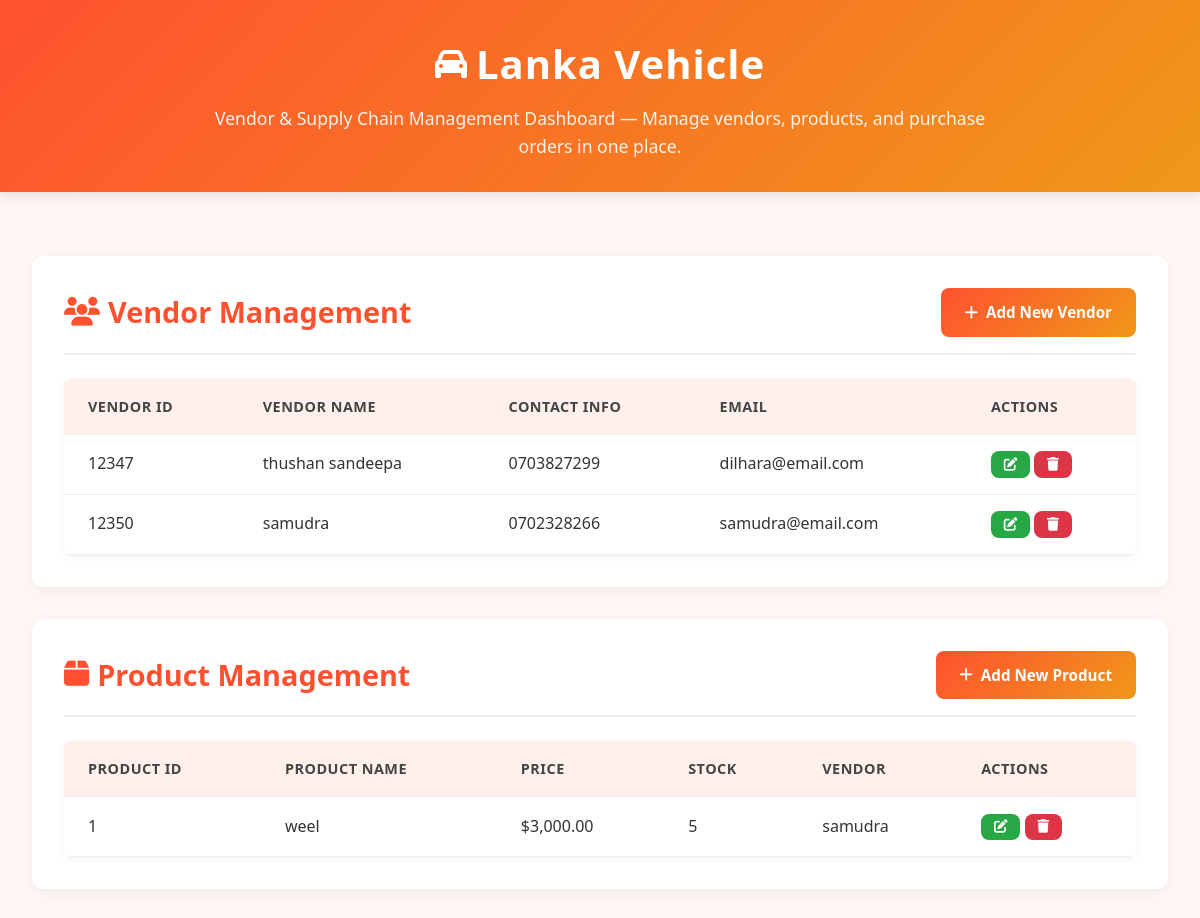
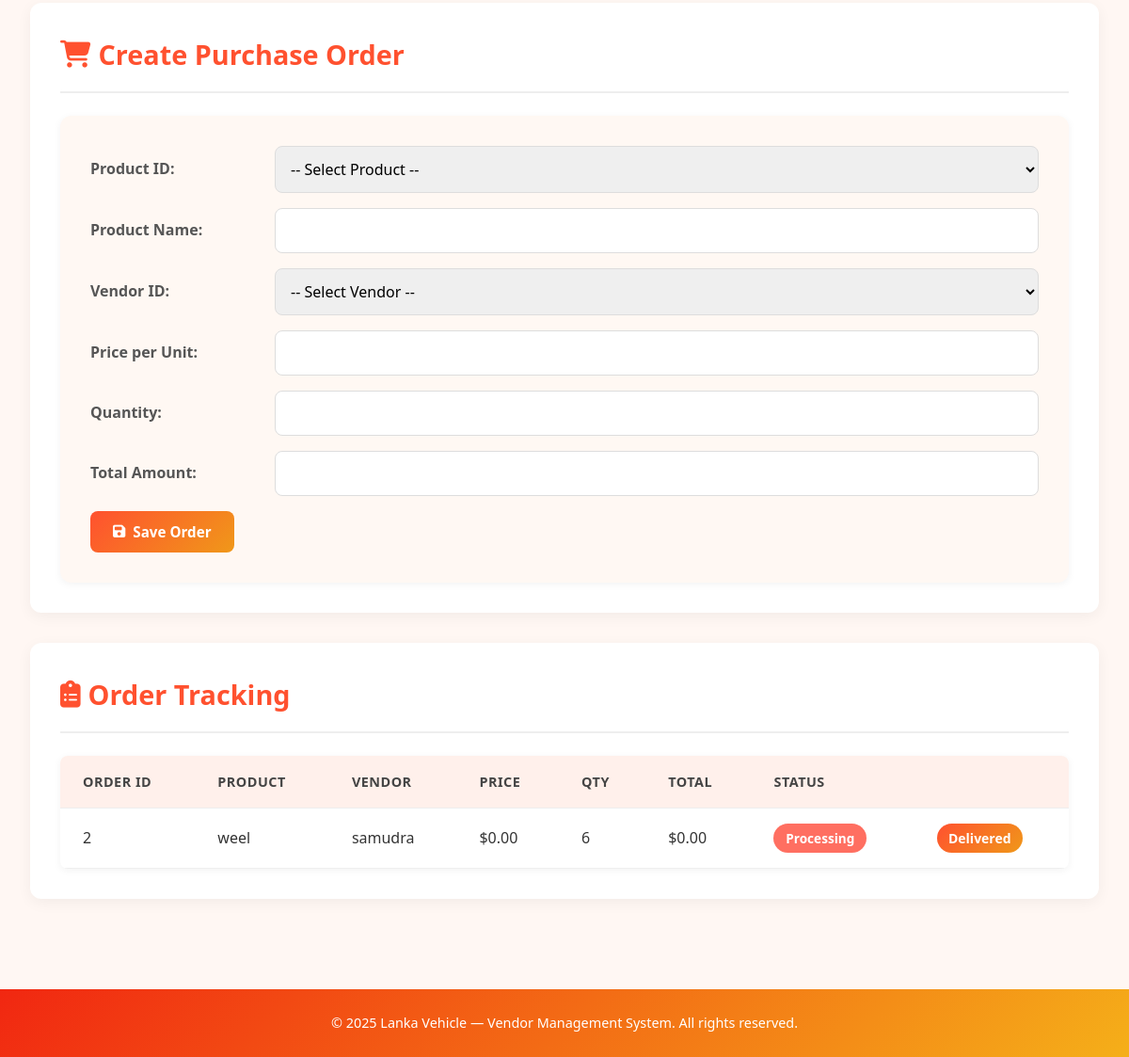
Page /dashboard.php (signed in) on the committed database (2 pictures, top to bottom).
### tables this page shows
CREATE TABLE `vendor` (
  `vendor_ID` int(11) NOT NULL,
  `vendor_name` varchar(50) NOT NULL,
  `contact_information` varchar(20) NOT NULL,
  `email` varchar(50) NOT NULL,
  `password` varchar(50) NOT NULL,
  `admin` tinyint(1) NOT NULL DEFAULT 0
);

CREATE TABLE `product` (
  `product_ID` int(11) NOT NULL,
  `vendor_ID` int(11) NOT NULL,
  `product_name` varchar(50) NOT NULL,
  `price` decimal(10,2) NOT NULL,
  `product_count` int(11) NOT NULL
);

CREATE TABLE `purchase_order` (
  `purchase_order_ID` int(11) NOT NULL,
  `vendor_ID` int(11) NOT NULL,
  `product_ID` int(11) NOT NULL,
  `price` decimal(10,2) NOT NULL,
  `order_quantity` int(11) NOT NULL,
  `order_state` varchar(20) NOT NULL,
  `total_amount` decimal(10,2) NOT NULL
);

### dashboard.php (the view, shortened to what this page needs)
<?php
require_once 'config.php';
$stmt = $pdo->query("SELECT vendor_ID, vendor_name, contact_information, email FROM vendor ORDER BY vendor_ID");
$vendors = $stmt->fetchAll(PDO::FETCH_ASSOC);
$stmt = $pdo->query("
    SELECT p.product_ID, p.product_name, p.price, p.product_count, v.vendor_name
    FROM product p
    JOIN vendor v ON p.vendor_ID = v.vendor_ID
    ORDER BY p.product_ID
");
$products = $stmt->fetchAll(PDO::FETCH_ASSOC);
$stmt = $pdo->query("
    SELECT po.purchase_order_ID, po.product_ID, po.vendor_ID, po.price, po.order_quantity, po.total_amount, po.order_state,
           p.product_name, v.vendor_name
    FROM purchase_order po
    JOIN product p ON po.product_ID = p.product_ID
    JOIN vendor v ON po.vendor_ID = v.vendor_ID
    WHERE po.order_state != 'Delivered'
    ORDER BY po.purchase_order_ID DESC
");
$orders = $stmt->fetchAll(PDO::FETCH_ASSOC);
?>
<!DOCTYPE html>
<html lang="en">
<head>
    <link rel="stylesheet" href="https://cdnjs.cloudflare.com/ajax/libs/font-awesome/6.4.0/css/all.min.css">
    <link rel="stylesheet" href="style.css">
</head>
<body>
    <header class="header">
        <h1><i class="fas fa-car"></i> Lanka Vehicle</h1>
        <p>Vendor & Supply Chain Management Dashboard — Manage vendors, products, and purchase orders in one place.</p>
    </header>
    <div class="container">
        <section class="section">
            <div class="section-header">
                <h2><i class="fas fa-users"></i> Vendor Management</h2>
                <a href="add_vendor.php" class="btn btn-primary"><i class="fas fa-plus"></i> Add New Vendor</a>
            </div>
            <div class="table-container">
                <table>
                    <thead>
                        <tr>
                            <th>Vendor ID</th>
                            <th>Vendor Name</th>
                            <th>Contact Info</th>
                            <th>Email</th>
                            <th>Actions</th>
                        </tr>
                    </thead>
                    <tbody>
                        <?php foreach ($vendors as $v): ?>
                            <tr>
                                <td><?php echo htmlspecialchars($v['vendor_ID']); ?></td>
                                <td><?php echo htmlspecialchars($v['vendor_name']); ?></td>
                                <td><?php echo htmlspecialchars($v['contact_information']); ?></td>
                                <td><?php echo htmlspecialchars($v['email']); ?></td>
                                <td>
                                    <a href="edit_vendor.php?id=<?php echo $v['vendor_ID']; ?>"
                                        class="btn btn-sm btn-success"><i class="fas fa-edit"></i></a>
                                    <a href="delete_vendor.php?id=<?php echo $v['vendor_ID']; ?>"
                                        class="btn btn-sm btn-danger" onclick="return confirm('Are you sure?')"><i
                                            class="fas fa-trash"></i></a>
                                </td>
                            </tr>
                        <?php endforeach; ?>
                    </tbody>
                </table>
            </div>
        </section>
        <section class="section">
            <div class="section-header">
                <h2><i class="fas fa-box"></i> Product Management</h2>
                <a href="add_product.php" class="btn btn-primary"><i class="fas fa-plus"></i> Add New Product</a>
            </div>
            <div class="table-container">
                <table>
                    <thead>
                        <tr>
                            <th>Product ID</th>
                            <th>Product Name</th>
                            <th>Price</th>
                            <th>Stock</th>
                            <th>Vendor</th>
                            <th>Actions</th>
                        </tr>
                    </thead>
                    <tbody>
                        <?php foreach ($products as $p): ?>
                            <tr>
                                <td><?php echo htmlspecialchars($p['product_ID']); ?></td>
                                <td><?php echo htmlspecialchars($p['product_name']); ?></td>
                                <td>$<?php echo number_format($p['price'], 2); ?></td>
                                <td><?php echo htmlspecialchars($p['product_count']); ?></td>
                                <td><?php echo htmlspecialchars($p['vendor_name']); ?></td>
                                <td>
                                    <a href="edit_product.php?id=<?php echo $p['product_ID']; ?>"
                                        class="btn btn-sm btn-success"><i class="fas fa-edit"></i></a>
                                    <a href="delete_product.php?id=<?php echo $p['product_ID']; ?>"
                                        class="btn btn-sm btn-danger" onclick="return confirm('Are you sure?')"><i
                                            class="fas fa-trash"></i></a>
                                </td>
                            </tr>
                        <?php endforeach; ?>
                    </tbody>
                </table>
            </div>
        </section>
        <section class="section">
            <div class="section-header">
                <h2><i class="fas fa-shopping-cart"></i> Create Purchase Order</h2>
            </div>
            <div class="form-container">
                <form id="orderForm" action="add_order.php" method="POST">
                    <div class="form-row">
                        <label>Product ID:</label>
                        <select name="product_ID" id="productID" required>
                            <option value="">-- Select Product --</option>
                        </select>
                    </div>
                    <div class="form-row">
                        <label>Product Name:</label>
                        <input type="text" id="productName" readonly>
                    </div>
                    <div class="form-row">
                        <label>Vendor ID:</label>
                        <select name="vendor_ID" id="vendorID" required>
                            <option value="">-- Select Vendor --</option>
                        </select>
                    </div>
                    <div class="form-row">
                        <label>Price per Unit:</label>
                        <input type="number" id="price" step="0.01" readonly>
                    </div>
                    <div class="form-row">
                        <label>Quantity:</label>
                        <input type="number" name="order_quantity" id="quantity" min="1" required
                            onchange="calculateTotal()">
                    </div>
                    <div class="form-row">
                        <label>Total Amount:</label>
                        <input type="number" id="totalAmount" step="0.01" readonly>
                    </div>
                    <button type="submit" class="btn btn-primary"><i class="fas fa-save"></i> Save Order</button>
                </form>
            </div>
        </section>
        <section class="section">
            <div class="section-header">
                <h2><i class="fas fa-clipboard-list"></i> Order Tracking</h2>
            </div>
            <div class="table-container">
                <table>
                    <thead>
                        <tr>
                            <th>Order ID</th>
                            <th>Product</th>
                            <th>Vendor</th>
                            <th>Price</th>
                            <th>Qty</th>
                            <th>Total</th>
                            <th>Status</th>
                            <th></th>
                        </tr>
                    </thead>
                    <tbody>
                        <?php foreach ($orders as $o): ?>
                            <tr>
                                <td><?php echo htmlspecialchars($o['purchase_order_ID']); ?></td>
                                <td><?php echo htmlspecialchars($o['product_name']); ?></td>
                                <td><?php echo htmlspecialchars($o['vendor_name']); ?></td>
                                <td>$<?php echo number_format($o['price'], 2); ?></td>
                                <td><?php echo htmlspecialchars($o['order_quantity']); ?></td>
                                <td>$<?php echo number_format($o['total_amount'], 2); ?></td>
                                <td>
                                    <span class="status-badge status-<?php echo strtolower($o['order_state']); ?>">
                                        <?php echo htmlspecialchars($o['order_state']); ?>
                                    </span>
                                </td>
                                <td>
                                    <?php if (strtolower($o['order_state']) !== 'delivered'): ?>
                                        <form method="POST" action="">
                                            <button type="submit" name="mark_delivered" class="delivered-btn">
                                                Delivered
                                            </button>
                                        </form>
                                    <?php endif; ?>
                                </td>
                            </tr>
                        <?php endforeach; ?>
                    </tbody>
                </table>
            </div>
        </section>
    </div>
    <footer class="footer">
        <p>&copy; <?php echo date('Y'); ?> Lanka Vehicle — Vendor Management System. All rights reserved.</p>
    </footer>
</body>
</html>

### style.css (style rules this page uses)
* { margin: 0; padding: 0; box-sizing: border-box; font-family: 'Segoe UI', Tahoma, Geneva, Verdana, sans-serif; }
body { background: #fff7f3; color: #333; line-height: 1.6; }
.header { background: linear-gradient(135deg, #ff512f, #f09819); color: white; padding: 2rem 3rem; text-align: center; box-shadow: 0 4px 12px rgba(0,0,0,0.1); }
.header h1 { font-size: 2.5rem; margin-bottom: 0.5rem; letter-spacing: 1px; display: flex; align-items: center; justify-content: center; gap: 0.5rem; }
.header i { font-size: 2rem; }
.header p { font-size: 1.1rem; opacity: 0.9; max-width: 800px; margin: 0 auto; }
.container { max-width: 1200px; margin: 2rem auto; padding: 2rem; }
.section { background: white; border-radius: 12px; box-shadow: 0 4px 16px rgba(0,0,0,0.05); padding: 2rem; margin-bottom: 2rem; }
.section-header { display: flex; justify-content: space-between; align-items: center; margin-bottom: 1.5rem; padding-bottom: 1rem; border-bottom: 2px solid #eee; }
.section-header h2 { font-size: 1.8rem; display: flex; align-items: center; gap: 0.5rem; color: #ff512f; }
.btn { padding: 0.75rem 1.5rem; border: none; border-radius: 8px; cursor: pointer; font-weight: 600; transition: all 0.3s ease; text-decoration: none; display: inline-flex; align-items: center; gap: 0.5rem; font-size: 0.95rem; }
.btn-primary { background: linear-gradient(135deg, #ff512f, #f09819); color: white; }
.btn-success { background: #28a745; color: white; }
.btn-danger { background: #dc3545; color: white; }
.btn-sm { padding: 0.4rem 0.8rem; font-size: 0.85rem; }
.table-container { overflow-x: auto; border-radius: 8px; background: white; box-shadow: 0 2px 8px rgba(0,0,0,0.05); }
table { width: 100%; border-collapse: collapse; }
th, td { padding: 1rem 1.5rem; text-align: left; border-bottom: 1px solid #eee; }
th { background: #fff0eb; font-weight: 600; text-transform: uppercase; font-size: 0.9rem; letter-spacing: 0.5px; color: #444; }
.form-container { background: #fff8f3; padding: 2rem; border-radius: 12px; box-shadow: 0 2px 8px rgba(0,0,0,0.05); }
.form-row { display: flex; gap: 1rem; margin-bottom: 1rem; align-items: center; }
.form-row label { width: 180px; font-weight: 600; color: #555; }
.form-row input, .form-row select { flex: 1; padding: 0.75rem; border: 1px solid #ddd; border-radius: 8px; font-size: 1rem; transition: border 0.3s; }
.status-badge { padding: 0.3rem 0.8rem; border-radius: 20px; font-size: 0.85rem; font-weight: 600; text-transform: capitalize; display: inline-block; }
.status-processing { background: #ff6f61; color: white; }
.table-container .delivered-btn { background: linear-gradient(135deg, #ff512f, #f09819); color: #ffffff; border: none; padding: 6px 12px; border-radius: 20px; cursor: pointer; font-size: 14px; font-weight: 600; text-align: center; transition: all 0.2s ease-in-out; }
.footer { text-align: center; padding: 1.5rem; background: linear-gradient(135deg, #f12711, #f5af19); color: white; margin-top: 2rem; font-size: 0.9rem; }

### rows in the picture
vendor: vendor_ID "12347", vendor_name "thushan sandeepa", contact_information "0703827299", email "dilhara@email.com"
vendor: vendor_ID "12350", vendor_name "samudra", contact_information "0702328266", email "samudra@email.com"
product: product_ID "1", product_name "weel", price "3,000.00", product_count "5", vendor_ID.vendor_name "samudra"
purchase_order: purchase_order_ID "2", product_ID.product_name "weel", vendor_ID.vendor_name "samudra", price "0.00", order_quantity "6", total_amount "0.00", order_state "Processing"
